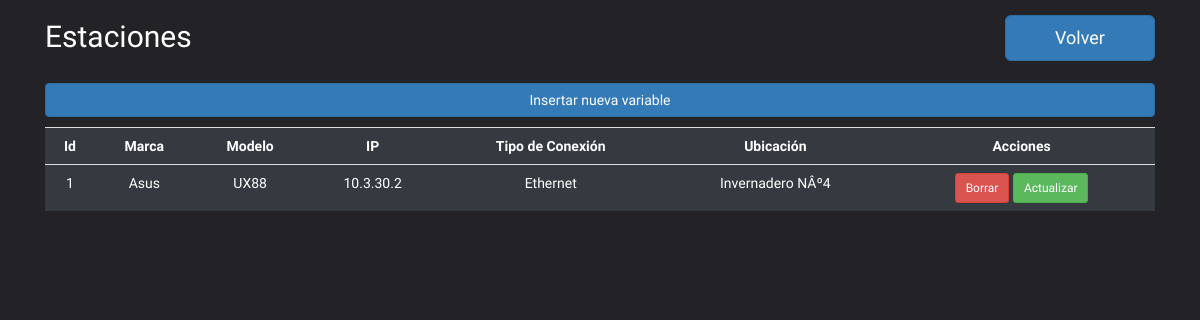
/estaciones.php (signed in), run on the app's committed database.
### tables this page shows
CREATE TABLE `estaciones` (
  `Id` int(11) NOT NULL AUTO_INCREMENT,
  `Marca` varchar(45) NOT NULL,
  `Modelo` varchar(45) NOT NULL,
  `IP` char(15) NOT NULL,
  `Tipo_Conex` varchar(45) NOT NULL,
  `Ubi` varchar(45) NOT NULL,
  PRIMARY KEY (`Id`),
  UNIQUE KEY `Id_UNIQUE` (`Id`)
);

### estaciones.php (the view, shortened to what this page needs)
<?php
if (empty($_SESSION['nombreUsuario']) && empty($_SESSION['estado'])) {
    header('location: inicio.php?error=Sesion finalizada');
} else {
?>
<!DOCTYPE html>
<html>
<head>
 <link rel="stylesheet"
            href="https://stackpath.bootstrapcdn.com/bootstrap/4.3.1/css/bootstrap.min.css"
>
<link rel="stylesheet" href="https://maxcdn.bootstrapcdn.com/font-awesome/4.7.0/css/font-awesome.min.css">
<link rel="stylesheet" href="https://maxcdn.bootstrapcdn.com/bootstrap/3.3.7/css/bootstrap.min.css">
<link rel="stylesheet" href="https://maxcdn.bootstrapcdn.com/bootstrap/3.3.7/css/bootstrap.min.css">
</head>
<body style="background-color: #232327; color: white">
<div class="container" >
    <div style="position: relative; float: left; width: 200px"><h2>Estaciones</h2><br/></div>
    <div style='position: relative; float: right; padding-top: 15px; width: 150px'>
        <a href='administracion.php' class='btn btn-primary btn-lg' style="width: 150px">Volver</a>
        </div>
    <form action="formuestacion.php" method="post">
                <p>
                    <input type="submit" class="btn btn-primary btn-block" value="Insertar nueva variable">
                </p>
    </form>
    <?php
$conexion = mysqli_connect("localhost", "root", "", "estacion") or die("Problemas con la conexión");
$registros = mysqli_query($conexion, "SELECT Id, Marca, Modelo, IP, Tipo_Conex, Ubi
                                        FROM estaciones")
    or die("Problemas en la consulta:".mysqli_error($conexion));
echo "<table class='table table-dark' style='text-align:center'>";
echo "<tr ><th style='text-align:center'>Id</th><th style='text-align:center'>Marca</th><th style='text-align:center'>Modelo</th><th style='text-align:center'>IP</th><th style='text-align:center'>Tipo de Conexión</th><th style='text-align:center'>Ubicación</th><th style='text-align:center'>Acciones</th>";
while ($reg = mysqli_fetch_array($registros)) {
    echo "<tr>";
        echo "<td>" . $reg['Id'] . "</td>";
        echo "<td>" . $reg['Marca'] . "</td>";
        echo "<td>" . $reg['Modelo'] . "</td>";
        echo "<td>" . $reg['IP'] . "</td>";
        echo "<td>" . $reg['Tipo_Conex'] . "</td>";
        echo "<td>" . $reg['Ubi'] . "</td>";
        echo "<td><a class='btn btn-danger btn-sm' href='borrarvariables.php?id=$reg[Id]&nombretabla=estaciones' > Borrar </a>
        <a class='btn btn-success btn-sm' href='vactualizarestacion.php?id=$reg[Id]' > Actualizar </a>  </td>";
    echo "</tr>";
}
echo "</table>";
?>
</div>
</body>
</html>
<?php
}
?>

### estaciones.php (style rules this page uses)
body { font-family: 'Varela Round', sans-serif; }

### data on the page
estaciones: Id "1", Marca "Asus", Modelo "UX88", IP "10.3.30.2", Tipo_Conex "Ethernet", Ubi "Invernadero NÂº4"
